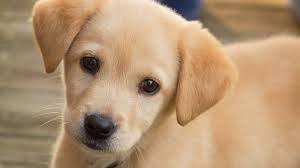
#> input picture Real Time Face Recognition/images/dog2.jpg, 300 x 168 px
$ python open_cv2.py
#> lines starting #> are read from the running program, lines starting #| are printed output that depends on the picture
# -*- coding: utf-8 -*-
"""
Created on Tue Nov  6 18:43:38 2018

@author: shl12
"""

import cv2

img = cv2.imread('images/dog2.jpg')
#> img is the input picture: shape (168, 300, 3); mean B, G, R 114.3, 147.4, 178.8
gray = cv2.imread('images/dog2.jpg',cv2.IMREAD_GRAYSCALE)
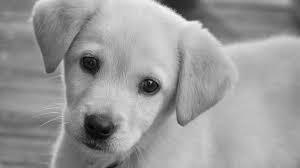
#> gray: shape (168, 300); min 0, max 251, mean 153

cv2.imshow('Dog image',img)
cv2.imshow('Gray Dog Image',gray)

cv2.waitKey(0)  # to keep screen open for infinite time
cv2.destroyAllWindows()

$ run again, with Real Time Face Recognition/images/dog1.jpg copied over Real Time Face Recognition/images/dog2.jpg
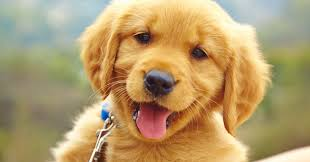
#> input picture Real Time Face Recognition/images/dog1.jpg, 310 x 162 px
#> img is the input picture: shape (162, 310, 3); mean B, G, R 109, 155.6, 180.9
#> `gray = cv2.imread('images/dog2.jpg',cv2.IMREAD_GRAYSCALE)`:
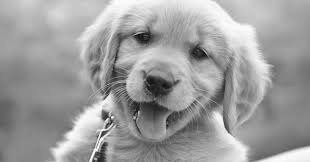
#> gray: shape (162, 310); min 0, max 255, mean 157.9

$ run again, with Real Time Face Recognition/images/lion1.jpg copied over Real Time Face Recognition/images/dog2.jpg
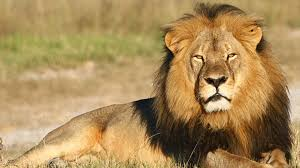
#> input picture Real Time Face Recognition/images/lion1.jpg, 300 x 168 px
#> img is the input picture: shape (168, 300, 3); mean B, G, R 89.6, 139.5, 170.5
#> `gray = cv2.imread('images/dog2.jpg',cv2.IMREAD_GRAYSCALE)`:
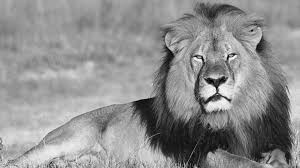
#> gray: shape (168, 300); min 0, max 255, mean 143.1

$ run again, with Real Time Face Recognition/images/lion2.jpg copied over Real Time Face Recognition/images/dog2.jpg
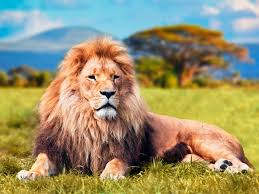
#> input picture Real Time Face Recognition/images/lion2.jpg, 259 x 194 px
#> img is the input picture: shape (194, 259, 3); mean B, G, R 110.4, 145.3, 152.7
#> `gray = cv2.imread('images/dog2.jpg',cv2.IMREAD_GRAYSCALE)`:
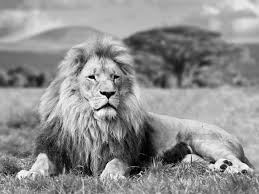
#> gray: shape (194, 259); min 0, max 255, mean 143.6
